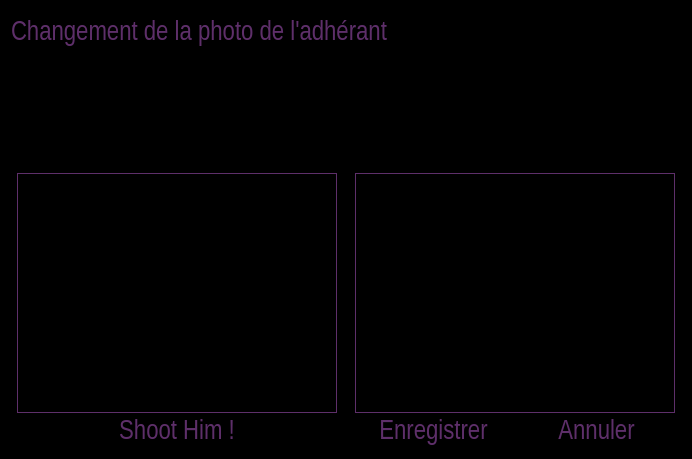
<?xml version="1.0" encoding="UTF-8"?>
<ui version="4.0">
 <class>PhotoChangeClass</class>
 <widget class="QDialog" name="PhotoChangeClass">
  <property name="geometry">
   <rect>
    <x>0</x>
    <y>0</y>
    <width>690</width>
    <height>459</height>
   </rect>
  </property>
  <property name="palette">
   <palette>
    <active>
     <colorrole role="WindowText">
      <brush brushstyle="SolidPattern">
       <color alpha="255">
        <red>94</red>
        <green>47</green>
        <blue>106</blue>
       </color>
      </brush>
     </colorrole>
     <colorrole role="Base">
      <brush brushstyle="SolidPattern">
       <color alpha="255">
        <red>255</red>
        <green>255</green>
        <blue>255</blue>
       </color>
      </brush>
     </colorrole>
     <colorrole role="Window">
      <brush brushstyle="SolidPattern">
       <color alpha="255">
        <red>0</red>
        <green>0</green>
        <blue>0</blue>
       </color>
      </brush>
     </colorrole>
    </active>
    <inactive>
     <colorrole role="WindowText">
      <brush brushstyle="SolidPattern">
       <color alpha="255">
        <red>94</red>
        <green>47</green>
        <blue>106</blue>
       </color>
      </brush>
     </colorrole>
     <colorrole role="Base">
      <brush brushstyle="SolidPattern">
       <color alpha="255">
        <red>255</red>
        <green>255</green>
        <blue>255</blue>
       </color>
      </brush>
     </colorrole>
     <colorrole role="Window">
      <brush brushstyle="SolidPattern">
       <color alpha="255">
        <red>0</red>
        <green>0</green>
        <blue>0</blue>
       </color>
      </brush>
     </colorrole>
    </inactive>
    <disabled>
     <colorrole role="WindowText">
      <brush brushstyle="SolidPattern">
       <color alpha="255">
        <red>120</red>
        <green>120</green>
        <blue>120</blue>
       </color>
      </brush>
     </colorrole>
     <colorrole role="Base">
      <brush brushstyle="SolidPattern">
       <color alpha="255">
        <red>0</red>
        <green>0</green>
        <blue>0</blue>
       </color>
      </brush>
     </colorrole>
     <colorrole role="Window">
      <brush brushstyle="SolidPattern">
       <color alpha="255">
        <red>0</red>
        <green>0</green>
        <blue>0</blue>
       </color>
      </brush>
     </colorrole>
    </disabled>
   </palette>
  </property>
  <property name="windowTitle">
   <string>PhotoChange</string>
  </property>
  <property name="windowIcon">
   <iconset resource="pokersphere.qrc">
    <normaloff>:/img/Resources/sphere.ico</normaloff>:/img/Resources/sphere.ico</iconset>
  </property>
  <layout class="QVBoxLayout" name="verticalLayout">
   <item>
    <layout class="QHBoxLayout" name="horizontalLayout">
     <item>
      <layout class="QVBoxLayout" name="verticalLayout_2">
       <property name="topMargin">
        <number>9</number>
       </property>
       <item>
        <widget class="QLabel" name="chgtPhotoLabel">
         <property name="font">
          <font>
           <family>Arial Narrow</family>
           <pointsize>20</pointsize>
          </font>
         </property>
         <property name="text">
          <string>Changement de la photo de l'adhérant</string>
         </property>
        </widget>
       </item>
       <item>
        <spacer name="verticalSpacer">
         <property name="orientation">
          <enum>Qt::Vertical</enum>
         </property>
         <property name="sizeHint" stdset="0">
          <size>
           <width>20</width>
           <height>40</height>
          </size>
         </property>
        </spacer>
       </item>
      </layout>
     </item>
     <item>
      <widget class="QLabel" name="logoLabel">
       <property name="maximumSize">
        <size>
         <width>256</width>
         <height>150</height>
        </size>
       </property>
       <property name="text">
        <string/>
       </property>
       <property name="pixmap">
        <pixmap resource="pokersphere.qrc">:/img/Resources/pokerSphere.gif</pixmap>
       </property>
       <property name="scaledContents">
        <bool>true</bool>
       </property>
       <property name="alignment">
        <set>Qt::AlignCenter</set>
       </property>
      </widget>
     </item>
    </layout>
   </item>
   <item>
    <layout class="QHBoxLayout" name="horizontalLayout_2">
     <item>
      <layout class="QVBoxLayout" name="verticalLayout_3">
       <property name="leftMargin">
        <number>6</number>
       </property>
       <property name="rightMargin">
        <number>6</number>
       </property>
       <item>
        <widget class="QLabel" name="cameraLabel">
         <property name="minimumSize">
          <size>
           <width>320</width>
           <height>240</height>
          </size>
         </property>
         <property name="maximumSize">
          <size>
           <width>320</width>
           <height>240</height>
          </size>
         </property>
         <property name="frameShape">
          <enum>QFrame::Box</enum>
         </property>
         <property name="text">
          <string/>
         </property>
         <property name="scaledContents">
          <bool>true</bool>
         </property>
        </widget>
       </item>
       <item>
        <widget class="QLabel" name="shootHimLabel">
         <property name="font">
          <font>
           <family>Arial Narrow</family>
           <pointsize>20</pointsize>
          </font>
         </property>
         <property name="text">
          <string>&lt;a href=&quot;a&quot; style=&quot;text-decoration:none;&quot;&gt;&lt;font color=&quot;#5E2F6A&quot;&gt;Shoot Him !&lt;/font&gt;&lt;/a&gt;</string>
         </property>
         <property name="alignment">
          <set>Qt::AlignCenter</set>
         </property>
        </widget>
       </item>
      </layout>
     </item>
     <item>
      <layout class="QVBoxLayout" name="verticalLayout_4">
       <property name="leftMargin">
        <number>6</number>
       </property>
       <property name="rightMargin">
        <number>6</number>
       </property>
       <item>
        <widget class="QLabel" name="imageLabel">
         <property name="minimumSize">
          <size>
           <width>320</width>
           <height>240</height>
          </size>
         </property>
         <property name="maximumSize">
          <size>
           <width>320</width>
           <height>240</height>
          </size>
         </property>
         <property name="frameShape">
          <enum>QFrame::Box</enum>
         </property>
         <property name="text">
          <string/>
         </property>
         <property name="scaledContents">
          <bool>true</bool>
         </property>
        </widget>
       </item>
       <item>
        <layout class="QHBoxLayout" name="horizontalLayout_3">
         <item>
          <widget class="QLabel" name="enregistrerLabel">
           <property name="font">
            <font>
             <family>Arial Narrow</family>
             <pointsize>20</pointsize>
            </font>
           </property>
           <property name="text">
            <string>&lt;a href=&quot;a&quot; style=&quot;text-decoration:none;&quot;&gt;&lt;font color=&quot;#5E2F6A&quot;&gt;Enregistrer&lt;/font&gt;&lt;/a&gt;</string>
           </property>
           <property name="alignment">
            <set>Qt::AlignCenter</set>
           </property>
          </widget>
         </item>
         <item>
          <widget class="QLabel" name="annulerLabel">
           <property name="font">
            <font>
             <family>Arial Narrow</family>
             <pointsize>20</pointsize>
            </font>
           </property>
           <property name="text">
            <string>&lt;a href=&quot;a&quot; style=&quot;text-decoration:none;&quot;&gt;&lt;font color=&quot;#5E2F6A&quot;&gt;Annuler&lt;/font&gt;&lt;/a&gt;</string>
           </property>
           <property name="alignment">
            <set>Qt::AlignCenter</set>
           </property>
          </widget>
         </item>
        </layout>
       </item>
      </layout>
     </item>
    </layout>
   </item>
  </layout>
 </widget>
 <layoutdefault spacing="6" margin="11"/>
 <resources>
  <include location="pokersphere.qrc"/>
 </resources>
 <connections/>
</ui>
